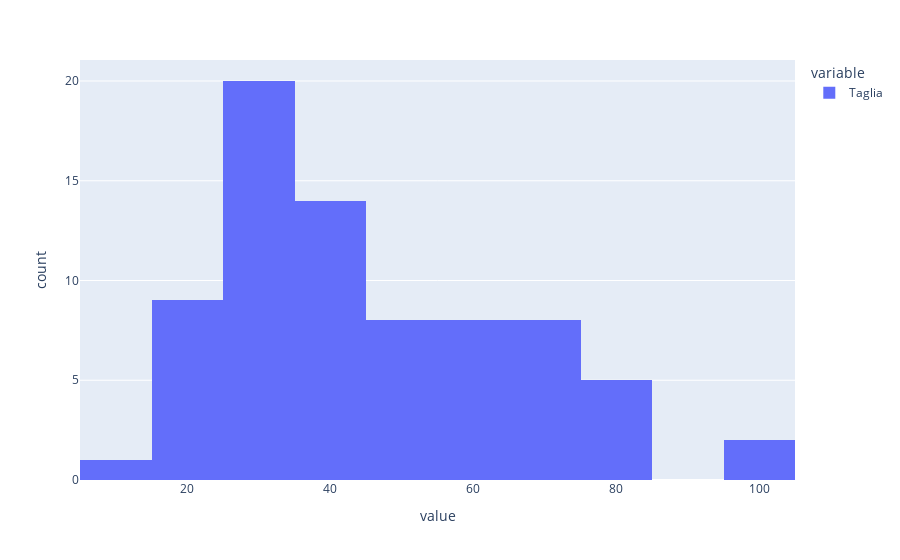

This figure's notebook cell:
### Code cell
df[df['Regione'] == 'Calabria']['Taglia'].plot(kind='hist')

### Figure 1 — Plotly figure (JSON) as saved in the notebook; plotly's stock layout.template omitted (floating-point values rounded to 4 significant figures)
{"data": [{"alignmentgroup": "True", "bingroup": "x", "hovertemplate": "variable=Taglia<br>value=%{x}<br>count=%{y}<extra></extra>", "legendgroup": "Taglia", "marker": {"color": "#636efa"}, "name": "Taglia", "offsetgroup": "Taglia", "orientation": "v", "showlegend": true, "type": "histogram", "x": [19, 17, 40, 24, 29, 30, 36, 32, 60, 14, 39, 39, 60, 37, 31, 77, 30, 67, 30, 70, 79, 36, 50, 45, 80, 100, 60, 69, 72, 31, 52, 26, 27, 70, 73, 63, 80, 47, 40, 51, 39, 67, 55, 58.5, 62, 80, 50, 70, 51.5, 34, 21, 22, 100, 40, 37, 27, 35, 32, 32, 28, 27, 42, 38, 30, 39, 19, 27, 34, 63, 28, 20, 32, 21, 20, 50], "xaxis": "x", "yaxis": "y"}], "layout": {"barmode": "relative", "legend": {"title": {"text": "variable"}, "tracegroupgap": 0}, "margin": {"t": 60}, "xaxis": {"anchor": "y", "domain": [0, 1], "title": {"text": "value"}}, "yaxis": {"anchor": "x", "domain": [0, 1], "title": {"text": "count"}}}}
